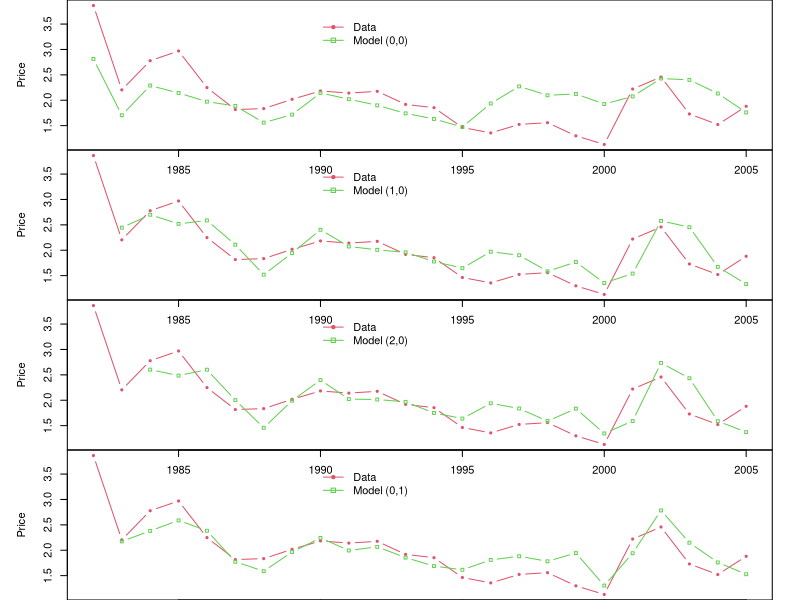
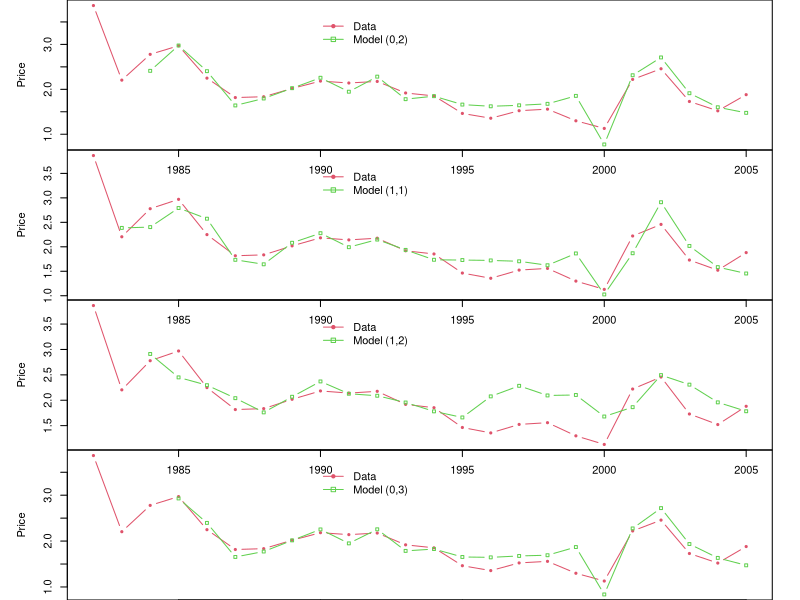

Here is the R script that generated these plots, in order:
## ---- chunk 1
setwd("~/Dropbox/Dokumenter/undervisning/R/Sonderborg")
a = read.csv("pris_sild.csv")
a$price = a$price*0.9093 #From DKK to NOK
a
## ---- chunk 2
library(nlme)
arma.0.0 = gls( price ~ landing, data=a, method="ML")
arma.1.0 = gls( price ~ landing, data=a, correlation=corARMA(p=1,q=0),method="ML")
arma.2.0 = gls( price ~ landing, data=a, correlation=corARMA(p=2,q=0),method="ML")
arma.3.0 = gls( price ~ landing, data=a, correlation=corARMA(p=3,q=0),method="ML") 
arma.0.1 = gls( price ~ landing, data=a, correlation=corARMA(p=0,q=1),method="ML")
arma.1.1 = gls( price ~ landing, data=a, correlation=corARMA(p=1,q=1),method="ML") 
arma.0.2 = gls( price ~ landing, data=a, correlation=corARMA(p=0,q=2),method="ML") 
arma.1.2 = gls( price ~ landing, data=a, correlation=corARMA(p=1,q=2),method="ML") 
arma.0.3 = gls( price ~ landing, data=a, correlation=corARMA(p=0,q=3),method="ML") 
## ---- chunk 3
phi  =  function(x) { 
  #function til udtækning af phi ledet i en gls model
          a  =  coef(x$modelStruct, unconstrained = FALSE)
          b = NULL
          d = NULL
          if(length(a)!=0) {
          for(i in 1:length(a)) {
            b  =  c(b,a[[i]])    
            }
            for(i in 1:length(a)) {
            d  =  c(d,paste("Phi",i,sep=""))    
            }
            names(b) = d
            }
            return(b) 
       } 

############ ARMA(0,0)
rp = ts(start=1982,end=2005,a$price)
h = ts(start=1982,end=2005,a$landing)
f0 = ts(start=1982,end=2005,fitted(arma.0.0))
t0 = ts.union(rp=rp,h=h,pre=f0,risd=rp-f0)

############ ARMA(1,0)
r1 = ts(start=1982,end=2005,a$price-fitted(arma.1.0))
f1 = ts(start=1982,end=2005,fitted(arma.1.0))
phi1 = phi(arma.1.0)
t1 = ts.union(rp=rp,h=h,pre=f1+phi1*lag(r1,-1),risd=rp-(f1+phi1*lag(r1,-1)))

############ ARMA(2,0)
r2 = ts(start=1982,end=2005,a$price-fitted(arma.2.0))
f2 = ts(start=1982,end=2005,fitted(arma.2.0))
phi1 = phi(arma.2.0)[1]
phi2 = phi(arma.2.0)[2]
t2 = ts.union(rp=rp,h=h,pre=f2+phi1*lag(r2,-1)+phi2*lag(r2,-2),risd=rp-(f2+phi1*lag(r2,-1)+phi2*lag(r2,-2)))

############ ARMA(3,0)
r3 = ts(start=1982,end=2005,a$price-fitted(arma.3.0))
f3 = ts(start=1982,end=2005,fitted(arma.3.0))
phi1 = phi(arma.3.0)[1]
phi2 = phi(arma.3.0)[2] 
phi3 = phi(arma.3.0)[3] 
t3 = ts.union(rp=rp,h=h,pre=f3+phi1*lag(r3,-1)+phi2*lag(r3,-2)+phi3*lag(r3,-3),risd=rp-(f3+phi1*lag(r3,-1)+phi2*lag(r3,-2)+phi3*lag(r3,-3)))

############ ARMA(0,1)
r0.1 = ts(start=1982,end=2005,a$price-fitted(arma.0.1))
f0.1 = ts(start=1982,end=2005,fitted(arma.0.1))
theta = phi(arma.0.1)
v0.1 = ts(start=1982,end=2005,NA)


St  =  function(a) {
            v0.1[1] = a
            for(i in 2:length(v0.1)) {
                v0.1[i] = r0.1[i]-theta*v0.1[i-1]
            }
            return(var(v0.1))
      }

v0.1[1] = optimize(f = St , interval = c(-1,1))[[1]]

for(i in 2:length(v0.1)) {
    v0.1[i] = r0.1[i]-theta*v0.1[i-1]
}

t0.1 = ts.union(rp=rp,h=h,pre=f0.1+theta*lag(v0.1,-1),risd=rp-(f0.1+theta*lag(v0.1,-1)))

############ ARMA(1,1)
r1.1 = ts(start=1982,end=2005,a$price-fitted(arma.1.1))
f1.1 = ts(start=1982,end=2005,fitted(arma.1.1))
phi1 = phi(arma.1.1)[1]
theta = phi(arma.1.1)[2]
v1.1 = ts(start=1982,end=2005,NA)


St  =  function(a) {
            v1.1[1] = a
            for(i in 2:length(v1.1)) {
                v1.1[i] = r1.1[i]-phi1*r1.1[i-1]-theta*v1.1[i-1]
                }
               return(var(v1.1))
      }

v1.1[1] = optimize(f = St , interval = c(-1,1))[[1]]
for(i in 2:length(v1.1)) {
    v1.1[i] = r1.1[i]-phi1*r1.1[i-1]-theta*v1.1[i-1]
}

t1.1 = ts.union(rp=rp,h=h,pre=f1.1+theta*lag(v1.1,-1)+phi1*lag(r1.1,-1),risd=rp-(f1.1+theta*lag(v1.1,-1)+phi1*lag(r1.1,-1)))

############ ARMA(0,2)
r0.2 = ts(start=1982,end=2005,a$price-fitted(arma.0.2))
f0.2 = ts(start=1982,end=2005,fitted(arma.0.2))
theta1 = phi(arma.0.2)[1]
theta2 = phi(arma.0.2)[2]
v0.2 = ts(start=1982,end=2005,NA)

St  =  function(a) {
            v0.2[1] = a[1]
            v0.2[2] = a[2]
            for(i in 3:length(v0.2)) {
                v0.2[i] = r0.2[i]-theta1*v0.2[i-1]-theta2*v0.2[i-2]
                }
               return(var(v0.2))
      }

v0.2[1:2] = optim(c(1,1), St )$par
for(i in 3:length(v0.2)) {
                v0.2[i] = r0.2[i]-theta1*v0.2[i-1]-theta2*v0.2[i-2]
                }

t0.2 = ts.union(rp=rp,h=h,pre=f0.2+theta1*lag(v0.2,-1)+theta2*lag(v0.2,-2),
    risd=rp-(f0.2+theta1*lag(v0.2,-1)+theta2*lag(v0.2,-2)))

############ ARMA(1,2)
r1.2 = ts(start=1982,end=2005,a$price-fitted(arma.1.2))
f1.2 = ts(start=1982,end=2005,fitted(arma.1.2))
phi1  =  phi(arma.1.2)[1]
theta1 = phi(arma.1.2)[2]
theta2 = phi(arma.1.2)[3]
v1.2 = ts(start=1982,end=2005,NA)

St  =  function(a) {
            v1.2[1] = a[1]
            v1.2[2] = a[2]
            for(i in 3:length(v1.2)) {
                v1.2[i] = r1.2[i]-phi1*r1.2[i-1]-theta1*v1.2[i-1]-theta2*v1.2[i-2]
                }
               return(var(v1.2))
      }

v1.2[1:2] = optim(c(1,1), St )$par
for(i in 3:length(v1.2)) {
                v1.2[i] = r1.2[i]-theta1*v1.2[i-1]-theta2*v1.2[i-2]
                }

t1.2 = ts.union(rp=rp,h=h,pre=f1.2+phi1*lag(r1.2,-1)+theta1*lag(v1.2,-1)+theta2*lag(v1.2,-2),
    risd=rp-(f1.2+phi1*lag(r1.2,-1)+theta1*lag(v1.2,-1)+theta2*lag(v1.2,-2)))

############ ARMA(0,3)
r0.3 = ts(start=1982,end=2005,a$price-fitted(arma.0.3))
f0.3 = ts(start=1982,end=2005,fitted(arma.0.3))
theta1 = phi(arma.0.3)[1]
theta2 = phi(arma.0.3)[2]
theta3 = phi(arma.0.3)[3]
v0.3 = ts(start=1982,end=2005,NA)

St  =  function(a) {
            v0.3[1] = a[1]
            v0.3[2] = a[2]
            v0.3[3] = a[3]
            for(i in 4:length(v0.3)) {
                v0.3[i] = r0.3[i]-theta1*v0.3[i-1]-theta2*v0.3[i-2]-theta3*v0.3[i-3]
                }
               return(var(v0.3))
      }

v0.3[1:3] = optim(c(1,1,1), St )$par
for(i in 4:length(v0.3)) {
                v0.3[i] = r0.3[i]-theta1*v0.3[i-1]-theta2*v0.3[i-2]-theta3*v0.3[i-3]
                }

t0.3 = ts.union(rp=rp,h=h,pre=f0.3+theta1*lag(v0.3,-1)+theta2*lag(v0.3,-2)+theta3*lag(v0.3,-3),
    risd=rp-(f0.3+theta1*lag(v0.3,-1)+theta2*lag(v0.3,-2)+theta3*lag(v0.3,-3)))
## ---- chunk 4
dw = function(e){ #lag 1
    a = 0
    for(t in 2:length(e)) {
        a = a+(e[t]-e[t-1])^2
    }
    return(a/sum(e^2))
}


dw2 = function(e){ #lag 2
    a = 0
    for(t in 3:length(e)) {
        a = a+(e[t]-e[t-2])^2
    }
    return(a/sum(e^2))
}



dw3 = function(e){ #lag 3
    a = 0
    for(t in 4:length(e)) {
        a = a+(e[t]-e[t-3])^2
    }
    return(a/sum(e^2))
}

dw4 = function(e){ #lag 4
    a = 0
    for(t in 5:length(e)) {
        a = a+(e[t]-e[t-4])^2
    }
    return(a/sum(e^2))
}

pn  =  function(x,d=4){
    round(x,d)
    }

pri = function(a) {
    c(Par=pn(length(c(summary(a)$coefficients,phi(a)))),
    LogLik=pn(a$logLik))
}

rse  =  function(x) { #Residual standard error
        return(sqrt(sum(x^2)/length(x)))
        }


lagg = function(a){
    c("Sigma"=pn(rse(a)),
    "Lag 1"=pn(dw(a)),
    "Lag 2"=pn(dw2(a)),
    "Lag 3"=pn(dw3(a)),
    "Lag 4"=pn(dw4(a)))
    }
## ---- chunk 5
rbind("Model (0,0)"=c(pri(arma.0.0),lagg(t0[ ,4])),
     "Model (1,0)"=c(pri(arma.1.0),lagg(t1[-1,4])),
     "Model (0,1)"=c(pri(arma.0.1),lagg(t0.1[-1,4])),
     "Model (2,0)"=c(pri(arma.2.0),lagg(t2[-(1:2),4])),
     "Model (1,1)"=c(pri(arma.1.1),lagg(t1.1[-1,4])),
     "Model (0,2)"=c(pri(arma.0.2),lagg(t0.2[-(1:2),4])),
     "Model (1,2)"=c(pri(arma.1.2),lagg(t1.2[-(1:2),4])),
     "Model (0,3)"=c(pri(arma.0.3),lagg(t0.3[-(1:3),4])))
## ---- chunk 6
zz = summary(arma.0.2)$tTable
## ---- chunk 7
a$nu = v0.2
write.table(a, file = "price_herring.txt")
## ---- chunk 8
par(mfcol=c(4,1),mar = c(0, 5.1, 0, 2.1))
##############
 
plot(t0[ ,c(1,3)],plot.type="single",type="b",col=c(2,3),pch=c(20,22),ylab="Price")
legend(1990,3.7, c("Data", "Model (0,0)"),lty=1,col=2:3,pch=c(20,22),merge = T,bty="n")

plot(t1[ ,c(1,3)],plot.type="single",type="b",col=c(2,3),pch=c(20,22),ylab="Price")
legend(1990,3.7, c("Data", "Model (1,0)"),lty=1,col=2:3,pch=c(20,22),merge = T,bty="n")

plot(t2[ ,c(1,3)],plot.type="single",type="b",col=c(2,3),pch=c(20,22),ylab="Price")
legend(1990,3.7, c("Data", "Model (2,0)"),lty=1,col=2:3,pch=c(20,22),merge = T,bty="n")

plot(t0.1[ ,c(1,3)],plot.type="single",type="b",col=c(2,3),pch=c(20,22),ylab="Price")
legend(1990,3.7, c("Data", "Model (0,1)"),lty=1,col=2:3,pch=c(20,22),merge = T,bty="n")

## ---- chunk 9
par(mfcol=c(4,1),mar = c(0, 5.1, 0, 2.1))
##############

plot(t0.2[ ,c(1,3)],plot.type="single",type="b",col=c(2,3),pch=c(20,22),ylab="Price")
legend(1990,3.7, c("Data", "Model (0,2)"),lty=1,col=2:3,pch=c(20,22),merge = T,bty="n")

plot(t1.1[ ,c(1,3)],plot.type="single",type="b",col=c(2,3),pch=c(20,22),ylab="Price")
legend(1990,3.7, c("Data", "Model (1,1)"),lty=1,col=2:3,pch=c(20,22),merge = T,bty="n")

plot(t1.2[ ,c(1,3)],plot.type="single",type="b",col=c(2,3),pch=c(20,22),ylab="Price")
legend(1990,3.7, c("Data", "Model (1,2)"),lty=1,col=2:3,pch=c(20,22),merge = T,bty="n")

plot(t0.3[ ,c(1,3)],plot.type="single",type="b",col=c(2,3),pch=c(20,22),ylab="Price")
legend(1990,3.7, c("Data", "Model (0,3)"),lty=1,col=2:3,pch=c(20,22),merge = T,bty="n")

## ---- chunk 10
summary(arma.0.2)
